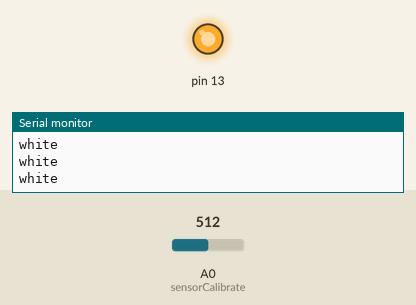
A sketch run on a simulated Arduino Uno, built with avr-gcc and run on an emulated ATmega328P. Parts: output pins drawn as LEDs (lit = HIGH), the last lines printed to the serial monitor. The test bench sets the inputs (shaded band); at power-on: A0 (sensorCalibrate) = 512.

Above: at 13.3 s.
13.4 s: A0 (sensorCalibrate) set to 751
14.9 s: A0 (sensorCalibrate) set to 781
At 16.2 s:
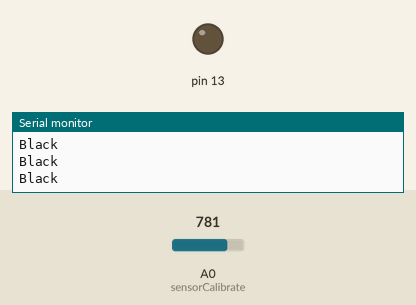
16.8 s: A0 (sensorCalibrate) set to 716
At 17.7 s:
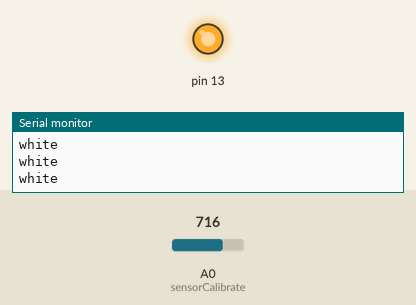
18.3 s: A0 (sensorCalibrate) set to 900
At 18.8 s:
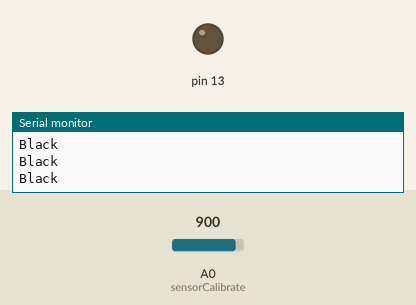
Timing chart, 0 to 20.8 s (numbered marks = the images above; inputs shaded):
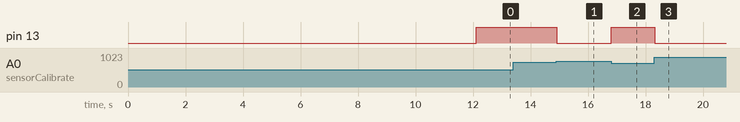

The sketch:

Blink.ino
```cpp
int sensorValue,sensorMax=0,sensorMin=1023,sensorAverage;
void sensorCalibrate()
{
  Serial.println("Calibrating...");
  for(int i=1;i<=1000;i++)
  {
    sensorValue=analogRead(A0);
    if(sensorValue>=sensorMax)
    {
      sensorMax=sensorValue;
    }
    else
    {
      sensorMin=sensorValue;
    }
    delay(10);
  }
  sensorAverage=(sensorMax+sensorMin)/2;
  Serial.println(sensorAverage);
  delay(2000);
}
void setup()
{
  Serial.begin(9600);
  pinMode(A0,INPUT);
  pinMode(13,OUTPUT);
  sensorCalibrate();
}
void loop()
{
  sensorValue=analogRead(A0);
  if(sensorValue<=sensorAverage)
  {
    Serial.println("white");
    digitalWrite(13,HIGH);
  }
  else
  {
    Serial.println("Black");
    digitalWrite(13,LOW);
  }
}
```

Measured:
- the behaviour switches between 767 and 768 on A0 (sensorCalibrate) (found by bisection; images 0 and 1)
- after the input at 14.9 s, pin 13: HIGH → LOW at once
- after the input at 16.8 s, pin 13: LOW → HIGH at once
- after the input at 18.3 s, pin 13: HIGH → LOW at once
